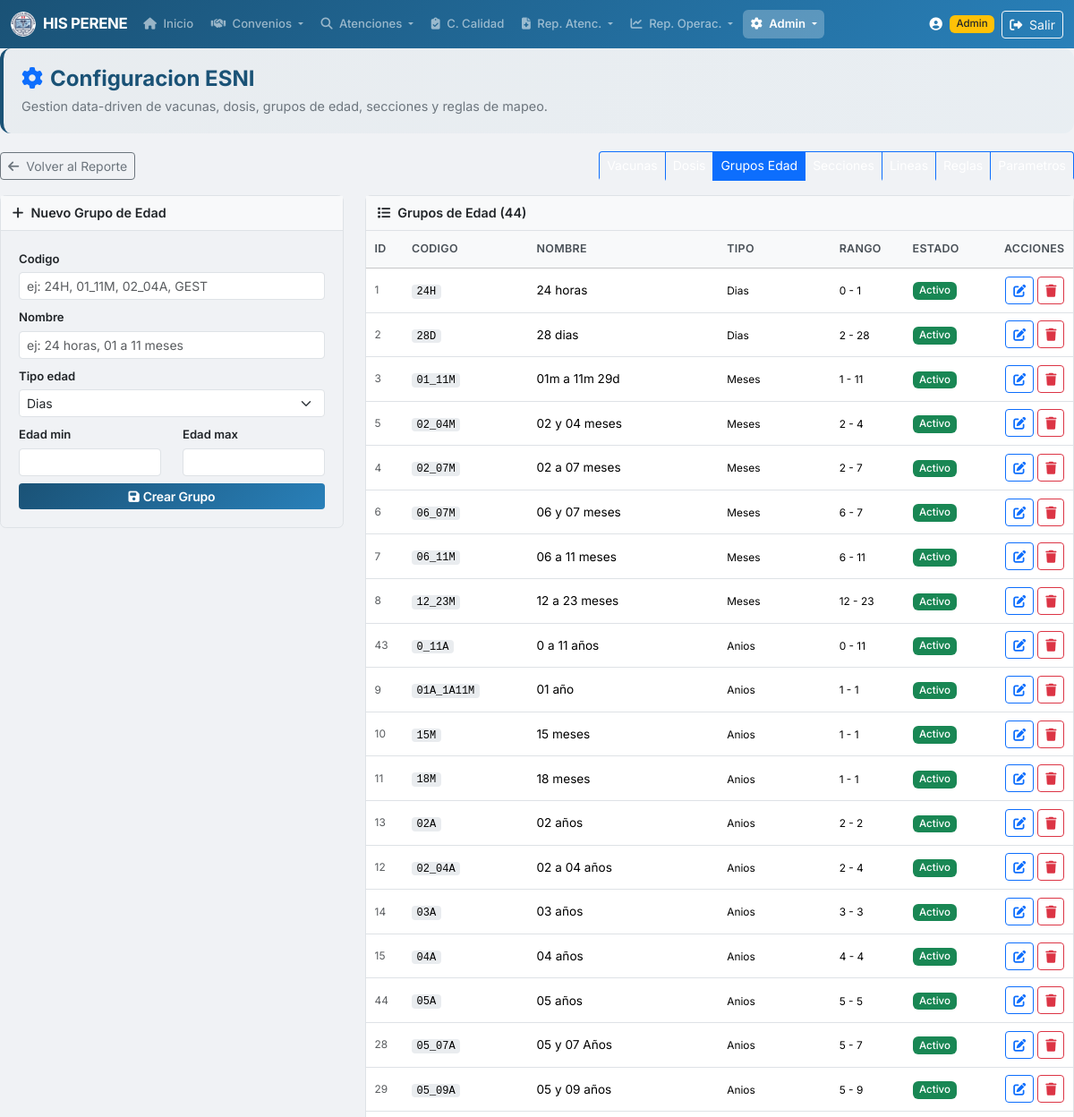
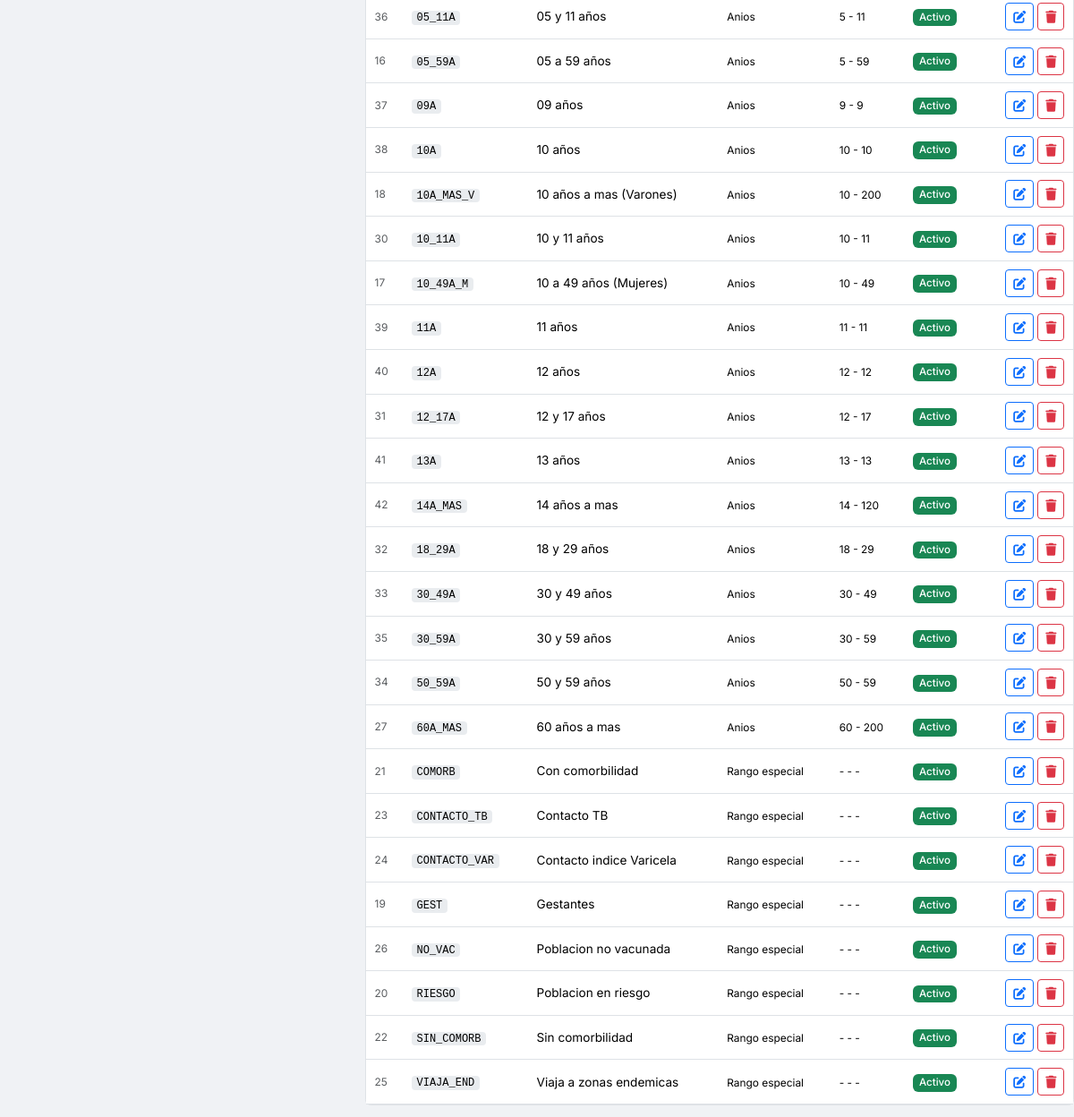
The app's page /esni_config.php?tab=grupos (signed in) with its own data (2 pictures, top to bottom).
### tables this page shows
CREATE TABLE `ESNI_GRUPO_EDAD` (
  `id_grupo_edad` int(11) NOT NULL,
  `codigo` varchar(40) NOT NULL,
  `nombre` varchar(80) NOT NULL,
  `tipo_edad` enum('D','M','A','R') NOT NULL DEFAULT 'A',
  `edad_min` int(11) DEFAULT NULL,
  `edad_max` int(11) DEFAULT NULL,
  `descripcion` varchar(150) DEFAULT NULL,
  `activo` tinyint(1) NOT NULL DEFAULT 1
);

### includes/functions.php (called while the page is built, shortened)
<?php
function clean($str) {
    return htmlspecialchars($str ?? '', ENT_QUOTES, 'UTF-8');
}

### esni_config.php (the view, shortened to what this page needs)
<?php
require_once 'includes/functions.php';
$pdo = getDBConnection();
$tab = $_GET['tab'] ?? 'vacunas';
$tab = in_array($tab, ['vacunas','dosis','grupos','secciones','lineas','reglas','parametros']) ? $tab : 'vacunas';
include 'includes/header.php';
?>
<div class="page-header-section">
    <h4><i class="fas fa-cog me-2 text-primary"></i>Configuracion ESNI</h4>
    <p class="subtitle">Gestion data-driven de vacunas, dosis, grupos de edad, secciones y reglas de mapeo.</p>
</div>
<div class="d-flex justify-content-between align-items-center mb-3">
    <a href="reporte_esni.php" class="btn btn-sm btn-outline-secondary"><i class="fas fa-arrow-left me-1"></i> Volver al Reporte</a>
    <div class="btn-group btn-group-sm">
        <a href="?tab=vacunas"     class="btn btn-<?= $tab==='vacunas'?'primary':'outline-primary' ?>    config-tab">Vacunas</a>
        <a href="?tab=dosis"       class="btn btn-<?= $tab==='dosis'?'primary':'outline-primary' ?>      config-tab">Dosis</a>
        <a href="?tab=grupos"      class="btn btn-<?= $tab==='grupos'?'primary':'outline-primary' ?>     config-tab">Grupos Edad</a>
        <a href="?tab=secciones"   class="btn btn-<?= $tab==='secciones'?'primary':'outline-primary' ?>  config-tab">Secciones</a>
        <a href="?tab=lineas"      class="btn btn-<?= $tab==='lineas'?'primary':'outline-primary' ?>     config-tab">Lineas</a>
        <a href="?tab=reglas"      class="btn btn-<?= $tab==='reglas'?'primary':'outline-primary' ?>     config-tab">Reglas</a>
        <a href="?tab=parametros"  class="btn btn-<?= $tab==='parametros'?'primary':'outline-primary' ?> config-tab">Parametros</a>
    </div>
</div>
<?php
if ($tab === 'vacunas'):
    $vacunas = $pdo->query("SELECT * FROM ESNI_VACUNA ORDER BY codigo")->fetchAll();
?>
<div class="row">
    <div class="col-lg-4">
        <div class="config-card">
            <div class="config-card-header"><span><i class="fas fa-plus me-2"></i>Nueva Vacuna</span></div>
            <div class="card-body">
                <form method="POST">
                    <input type="hidden" name="accion" value="crear_vacuna">
                    <div class="mb-2"><label class="form-label small fw-semibold">Codigo</label><input type="text" name="codigo" class="form-control form-control-sm" required placeholder="ej: BCG, HVB, PENTA"></div>
                    <div class="mb-2"><label class="form-label small fw-semibold">Nombre</label><input type="text" name="nombre" class="form-control form-control-sm" required placeholder="ej: BCG, Hepatitis Viral B"></div>
                    <div class="mb-2"><label class="form-label small fw-semibold">Descripcion</label><input type="text" name="descripcion" class="form-control form-control-sm" placeholder="Descripcion opcional"></div>
                    <div class="mb-2"><label class="form-label small fw-semibold">Color (UI)</label><input type="color" name="color" class="form-control form-control-color" value="#0d6efd"></div>
                    <button class="btn btn-sm btn-his w-100"><i class="fas fa-save me-1"></i>Crear Vacuna</button>
                </form>
            </div>
        </div>
    </div>
    <div class="col-lg-8">
        <div class="config-card">
            <div class="config-card-header"><span><i class="fas fa-list me-2"></i>Vacunas Configuradas (<?= count($vacunas) ?>)</span></div>
            <div class="table-responsive">
                <table class="table table-sm mb-0">
                    <thead class="table-light">
                        <tr><th>ID</th><th>Codigo</th><th>Nombre</th><th>Color</th><th>Estado</th><th class="text-end">Acciones</th></tr>
                    </thead>
                    <tbody>
                        <?php foreach ($vacunas as $v): ?>
                        <tr>
                            <td class="text-muted small"><?= $v['id_vacuna'] ?></td>
                            <td><span class="mono-pill"><?= clean($v['codigo']) ?></span></td>
                            <td>
                                <span class="color-dot" style="background:<?= clean($v['color']) ?>"></span>
                                <?= clean($v['nombre']) ?>
                                <?php if ($v['descripcion']): ?><small class="text-muted d-block"><?= clean($v['descripcion']) ?></small><?php endif; ?>
                            </td>
                            <td><code><?= clean($v['color']) ?></code></td>
                            <td><?= $v['activo'] ? '<span class="badge bg-success">Activo</span>' : '<span class="badge bg-secondary">Inactivo</span>' ?></td>
                            <td class="text-end">
                                <button class="btn btn-sm btn-outline-primary" data-bs-toggle="modal" data-bs-target="#editModal"
                                    data-tipo="vacuna" data-id="<?= $v['id_vacuna'] ?>"
                                    data-codigo="<?= clean($v['codigo']) ?>" data-nombre="<?= clean($v['nombre']) ?>"
                                    data-descripcion="<?= clean($v['descripcion']) ?>" data-color="<?= clean($v['color']) ?>"
                                    data-activo="<?= $v['activo'] ?>"><i class="fas fa-edit"></i></button>
                                <form method="POST" class="d-inline" onsubmit="return confirm('Eliminar vacuna? Tambien se eliminaran sus lineas y reglas asociadas.')">
                                    <input type="hidden" name="accion" value="eliminar_vacuna">
                                    <input type="hidden" name="id_vacuna" value="<?= $v['id_vacuna'] ?>">
                                    <button class="btn btn-sm btn-outline-danger"><i class="fas fa-trash"></i></button>
                                </form>
                            </td>
                        </tr>
                        <?php endforeach; ?>
                    </tbody>
                </table>
            </div>
        </div>
    </div>
</div>
<?php
elseif ($tab === 'grupos'):
    $grupos = $pdo->query("SELECT * FROM ESNI_GRUPO_EDAD ORDER BY tipo_edad, edad_min, codigo")->fetchAll();
    $tipos = ['D'=>'Dias','M'=>'Meses','A'=>'Anios','R'=>'Rango especial'];
?>
<div class="row">
    <div class="col-lg-4">
        <div class="config-card">
            <div class="config-card-header"><span><i class="fas fa-plus me-2"></i>Nuevo Grupo de Edad</span></div>
            <div class="card-body">
                <form method="POST">
                    <div class="mb-2"><label class="form-label small fw-semibold">Codigo</label><input type="text" name="codigo" class="form-control form-control-sm" required placeholder="ej: 24H, 01_11M, 02_04A, GEST"></div>
                    <div class="mb-2"><label class="form-label small fw-semibold">Nombre</label><input type="text" name="nombre" class="form-control form-control-sm" required placeholder="ej: 24 horas, 01 a 11 meses"></div>
                    <div class="mb-2"><label class="form-label small fw-semibold">Tipo edad</label>
                        <select name="tipo_edad" class="form-select form-select-sm">
                            <?php foreach ($tipos as $k => $t): ?><option value="<?= $k ?>"><?= $t ?></option><?php endforeach; ?>
                        </select>
                    </div>
                    <div class="row">
                        <div class="col-6 mb-2"><label class="form-label small fw-semibold">Edad min</label><input type="number" name="edad_min" class="form-control form-control-sm"></div>
                        <div class="col-6 mb-2"><label class="form-label small fw-semibold">Edad max</label><input type="number" name="edad_max" class="form-control form-control-sm"></div>
                    </div>
                    <button class="btn btn-sm btn-his w-100"><i class="fas fa-save me-1"></i>Crear Grupo</button>
                </form>
            </div>
        </div>
    </div>
    <div class="col-lg-8">
        <div class="config-card">
            <div class="config-card-header"><span><i class="fas fa-list me-2"></i>Grupos de Edad (<?= count($grupos) ?>)</span></div>
            <div class="table-responsive">
                <table class="table table-sm mb-0">
                    <thead class="table-light"><tr><th>ID</th><th>Codigo</th><th>Nombre</th><th>Tipo</th><th>Rango</th><th>Estado</th><th class="text-end">Acciones</th></tr></thead>
                    <tbody>
                        <?php foreach ($grupos as $g): ?>
                        <tr>
                            <td class="text-muted small"><?= $g['id_grupo_edad'] ?></td>
                            <td><span class="mono-pill"><?= clean($g['codigo']) ?></span></td>
                            <td><?= clean($g['nombre']) ?></td>
                            <td><small><?= $tipos[$g['tipo_edad']] ?? $g['tipo_edad'] ?></small></td>
                            <td><small><?= $g['edad_min'] !== null ? $g['edad_min'] : '-' ?> - <?= $g['edad_max'] !== null ? $g['edad_max'] : '-' ?></small></td>
                            <td><?= $g['activo'] ? '<span class="badge bg-success">Activo</span>' : '<span class="badge bg-secondary">Inactivo</span>' ?></td>
                            <td class="text-end">
                                <button class="btn btn-sm btn-outline-primary" data-bs-toggle="modal" data-bs-target="#editModal"
                                    data-tipo="grupo" data-id="<?= $g['id_grupo_edad'] ?>" data-codigo="<?= clean($g['codigo']) ?>"
                                    data-nombre="<?= clean($g['nombre']) ?>" data-tipo-edad="<?= $g['tipo_edad'] ?>"
                                    data-edad-min="<?= $g['edad_min'] ?>" data-edad-max="<?= $g['edad_max'] ?>" data-activo="<?= $g['activo'] ?>"><i class="fas fa-edit"></i></button>
                                <form method="POST" class="d-inline" onsubmit="return confirm('Eliminar grupo de edad?')">
                                    <button class="btn btn-sm btn-outline-danger"><i class="fas fa-trash"></i></button>
                                </form>
                            </td>
                        </tr>
                        <?php endforeach; ?>
                    </tbody>
                </table>
            </div>
        </div>
    </div>
</div>
<?php
endif; ?>
<?php include 'includes/footer.php';

### assets/css/style.css (style rules this page uses)
:root { --his-primary: #1a5276; --his-primary-light: #2980b9; --his-primary-dark: #0e2f44; --his-success: #27ae60; --his-warning: #f39c12; --his-danger: #e74c3c; --his-info: #3498db; --his-bg: #f0f2f5; --his-sidebar: #2c3e50; }
body { font-family: 'Inter', -apple-system, BlinkMacSystemFont, 'Segoe UI', Roboto, sans-serif; background-color: var(--his-bg); font-size: 0.9rem; }
.btn-his { background: linear-gradient(135deg, var(--his-primary) 0%, var(--his-primary-light) 100%); color: #fff; border: none; font-weight: 600; letter-spacing: -0.2px; transition: all 0.2s ease; }
.card-body { padding: 1.25rem; }
.table { font-size: 0.85rem; }
.table thead th { font-weight: 600; font-size: 0.78rem; text-transform: uppercase; letter-spacing: 0.3px; color: #495057; white-space: nowrap; padding: 0.7rem 0.6rem; }
.table tbody td { vertical-align: middle; padding: 0.55rem 0.6rem; max-width: 200px; overflow: hidden; text-overflow: ellipsis; white-space: nowrap; }
.form-label { font-size: 0.82rem; margin-bottom: 0.3rem; }
.badge { font-weight: 500; font-size: 0.72rem; }
.page-header-section { background: linear-gradient(135deg, rgba(26, 82, 118, 0.04) 0%, rgba(41, 128, 185, 0.04) 100%); border-radius: 12px; padding: 1.25rem; margin-bottom: 1.25rem; border-left: 4px solid var(--his-primary); }
.page-header-section h4 { color: var(--his-primary); font-weight: 700; margin-bottom: 0.3rem; }
.page-header-section .subtitle { color: #6c757d; font-size: 0.9rem; margin-bottom: 0; }

### esni_config.php (style rules this page uses)
.config-tab { color:#fff !important; border-bottom:3px solid transparent; }
.config-card { border: 1px solid #dee2e6; border-radius:.4rem; margin-bottom:.8rem; }
.config-card-header { background:#f8f9fa; padding:.5rem .8rem; font-weight:600; border-bottom:1px solid #dee2e6; display:flex; justify-content:space-between; align-items:center; }
.mono-pill { font-family:'Courier New', monospace; background:#e9ecef; padding:.05rem .35rem; border-radius:.25rem; font-size:.75rem; }

### records on screen
esni_grupo_edad: id_grupo_edad "1", codigo "24H", nombre "24 horas", tipo_edad "Dias", edad_min "0", edad_max "1", activo "Activo"
esni_grupo_edad: id_grupo_edad "2", codigo "28D", nombre "28 dias", tipo_edad "Dias", edad_min "2", edad_max "28", activo "Activo"
esni_grupo_edad: id_grupo_edad "3", codigo "01_11M", nombre "01m a 11m 29d", tipo_edad "Meses", edad_min "1", edad_max "11", activo "Activo"
esni_grupo_edad: id_grupo_edad "5", codigo "02_04M", nombre "02 y 04 meses", tipo_edad "Meses", edad_min "2", edad_max "4", activo "Activo"
esni_grupo_edad: id_grupo_edad "4", codigo "02_07M", nombre "02 a 07 meses", tipo_edad "Meses", edad_min "2", edad_max "7", activo "Activo"
esni_grupo_edad: id_grupo_edad "6", codigo "06_07M", nombre "06 y 07 meses", tipo_edad "Meses", edad_min "6", edad_max "7", activo "Activo"
esni_grupo_edad: id_grupo_edad "7", codigo "06_11M", nombre "06 a 11 meses", tipo_edad "Meses", edad_min "6", edad_max "11", activo "Activo"
esni_grupo_edad: id_grupo_edad "8", codigo "12_23M", nombre "12 a 23 meses", tipo_edad "Meses", edad_min "12", edad_max "23", activo "Activo"
esni_grupo_edad: id_grupo_edad "43", codigo "0_11A", nombre "0 a 11 años", tipo_edad "Anios", edad_min "0", edad_max "11", activo "Activo"
esni_grupo_edad: id_grupo_edad "9", codigo "01A_1A11M", nombre "01 año", tipo_edad "Anios", edad_min "1", edad_max "1", activo "Activo"
esni_grupo_edad: id_grupo_edad "10", codigo "15M", nombre "15 meses", tipo_edad "Anios", edad_min "1", edad_max "1", activo "Activo"
esni_grupo_edad: id_grupo_edad "11", codigo "18M", nombre "18 meses", tipo_edad "Anios", edad_min "1", edad_max "1", activo "Activo"
esni_grupo_edad: id_grupo_edad "13", codigo "02A", nombre "02 años", tipo_edad "Anios", edad_min "2", edad_max "2", activo "Activo"
esni_grupo_edad: id_grupo_edad "12", codigo "02_04A", nombre "02 a 04 años", tipo_edad "Anios", edad_min "2", edad_max "4", activo "Activo"
esni_grupo_edad: id_grupo_edad "14", codigo "03A", nombre "03 años", tipo_edad "Anios", edad_min "3", edad_max "3", activo "Activo"
esni_grupo_edad: id_grupo_edad "15", codigo "04A", nombre "04 años", tipo_edad "Anios", edad_min "4", edad_max "4", activo "Activo"
esni_grupo_edad: id_grupo_edad "44", codigo "05A", nombre "05 años", tipo_edad "Anios", edad_min "5", edad_max "5", activo "Activo"
esni_grupo_edad: id_grupo_edad "28", codigo "05_07A", nombre "05 y 07 Años", tipo_edad "Anios", edad_min "5", edad_max "7", activo "Activo"
esni_grupo_edad: id_grupo_edad "29", codigo "05_09A", nombre "05 y 09 años", tipo_edad "Anios", edad_min "5", edad_max "9", activo "Activo"
esni_grupo_edad: id_grupo_edad "36", codigo "05_11A", nombre "05 y 11 años", tipo_edad "Anios", edad_min "5", edad_max "11", activo "Activo"
esni_grupo_edad: id_grupo_edad "16", codigo "05_59A", nombre "05 a 59 años", tipo_edad "Anios", edad_min "5", edad_max "59", activo "Activo"
esni_grupo_edad: id_grupo_edad "37", codigo "09A", nombre "09 años", tipo_edad "Anios", edad_min "9", edad_max "9", activo "Activo"
esni_grupo_edad: id_grupo_edad "38", codigo "10A", nombre "10 años", tipo_edad "Anios", edad_min "10", edad_max "10", activo "Activo"
esni_grupo_edad: id_grupo_edad "18", codigo "10A_MAS_V", nombre "10 años a mas (Varones)", tipo_edad "Anios", edad_min "10", edad_max "200", activo "Activo"
esni_grupo_edad: id_grupo_edad "30", codigo "10_11A", nombre "10 y 11 años", tipo_edad "Anios", edad_min "10", edad_max "11", activo "Activo"
esni_grupo_edad: id_grupo_edad "17", codigo "10_49A_M", nombre "10 a 49 años (Mujeres)", tipo_edad "Anios", edad_min "10", edad_max "49", activo "Activo"
esni_grupo_edad: id_grupo_edad "39", codigo "11A", nombre "11 años", tipo_edad "Anios", edad_min "11", edad_max "11", activo "Activo"
esni_grupo_edad: id_grupo_edad "40", codigo "12A", nombre "12 años", tipo_edad "Anios", edad_min "12", edad_max "12", activo "Activo"
esni_grupo_edad: id_grupo_edad "31", codigo "12_17A", nombre "12 y 17 años", tipo_edad "Anios", edad_min "12", edad_max "17", activo "Activo"
esni_grupo_edad: id_grupo_edad "41", codigo "13A", nombre "13 años", tipo_edad "Anios", edad_min "13", edad_max "13", activo "Activo"
esni_grupo_edad: id_grupo_edad "42", codigo "14A_MAS", nombre "14 años a mas", tipo_edad "Anios", edad_min "14", edad_max "120", activo "Activo"
esni_grupo_edad: id_grupo_edad "32", codigo "18_29A", nombre "18 y 29 años", tipo_edad "Anios", edad_min "18", edad_max "29", activo "Activo"
esni_grupo_edad: id_grupo_edad "33", codigo "30_49A", nombre "30 y 49 años", tipo_edad "Anios", edad_min "30", edad_max "49", activo "Activo"
esni_grupo_edad: id_grupo_edad "35", codigo "30_59A", nombre "30 y 59 años", tipo_edad "Anios", edad_min "30", edad_max "59", activo "Activo"
esni_grupo_edad: id_grupo_edad "34", codigo "50_59A", nombre "50 y 59 años", tipo_edad "Anios", edad_min "50", edad_max "59", activo "Activo"
esni_grupo_edad: id_grupo_edad "27", codigo "60A_MAS", nombre "60 años a mas", tipo_edad "Anios", edad_min "60", edad_max "200", activo "Activo"
esni_grupo_edad: id_grupo_edad "21", codigo "COMORB", nombre "Con comorbilidad", tipo_edad "Rango especial", activo "Activo"
esni_grupo_edad: id_grupo_edad "23", codigo "CONTACTO_TB", nombre "Contacto TB", tipo_edad "Rango especial", activo "Activo"
esni_grupo_edad: id_grupo_edad "24", codigo "CONTACTO_VAR", nombre "Contacto indice Varicela", tipo_edad "Rango especial", activo "Activo"
esni_grupo_edad: id_grupo_edad "19", codigo "GEST", nombre "Gestantes", tipo_edad "Rango especial", activo "Activo"
esni_grupo_edad: id_grupo_edad "26", codigo "NO_VAC", nombre "Poblacion no vacunada", tipo_edad "Rango especial", activo "Activo"
esni_grupo_edad: id_grupo_edad "20", codigo "RIESGO", nombre "Poblacion en riesgo", tipo_edad "Rango especial", activo "Activo"
esni_grupo_edad: id_grupo_edad "22", codigo "SIN_COMORB", nombre "Sin comorbilidad", tipo_edad "Rango especial", activo "Activo"
esni_grupo_edad: id_grupo_edad "25", codigo "VIAJA_END", nombre "Viaja a zonas endemicas", tipo_edad "Rango especial", activo "Activo"

### other values on screen
count($grupos) "44"
form field tipo_edad "Dias"
